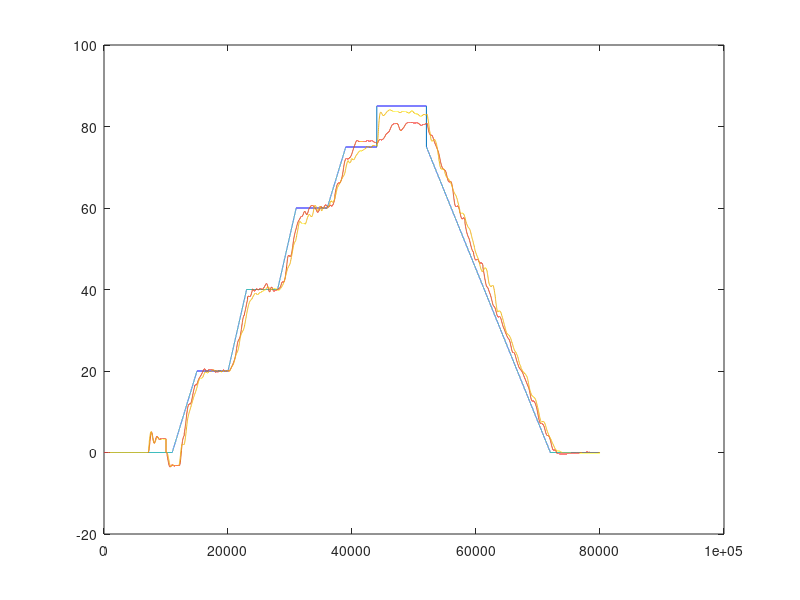

Write the MATLAB code that produced this figure.
clear all
load('resultados_gerais.mat')

% Visualizando as curvas
% plot(ref,'DisplayName','ref');hold on;plot(dados_renan_2,'DisplayName','dados_renan_2');plot(dados_renan_1,'DisplayName','dados_renan_1');plot(dados_peres_2,'DisplayName','dados_peres_2');plot(dados_peres_1,'DisplayName','dados_peres_1');plot(dados_pedros,'DisplayName','dados_pedros');plot(dados_emanuel_2,'DisplayName','dados_emanuel_2');plot(dados_emanuel_1,'DisplayName','dados_emanuel_1');hold off;

erro_total_emanuel_1 = norm(dados_emanuel_1 - ref);
erro_total_emanuel_2 = norm(dados_emanuel_2 - ref);

erro_total_renan_1 = norm(dados_renan_1-ref);
erro_total_renan_2 = norm(dados_renan_2-ref);

erro_total_peres_1 = norm(dados_peres_1 - ref);
erro_total_peres_2 = norm(dados_peres_2 - ref);

erro_total_pedros = norm(dados_pedros - ref);

% A partir disto, teríamos que os dados do grupo do Guilherme Peres seriam
% os melhores, porém analisaremos o sobressinal, que é maior que 10%
% portanto não satisfaz requisito.

[valor_maximo_peres, indice_peres] = max(dados_peres_2 - ref);
max_sobressinal_peres = valor_maximo_peres/ref(indice_peres);

[valor_maximo_renan, indice_renan] = max(dados_renan_2 - ref);
max_sobressinal_renan = valor_maximo_renan/ref(indice_renan);

[valor_maximo_emanuel, indice_emanuel] = max(dados_emanuel_2 - ref);
max_sobressinal_emanuel = valor_maximo_emanuel/ref(indice_emanuel);

[valor_maximo_pedros, indice_pedros] = max(dados_pedros - ref);
max_sobressinal_pedros = valor_maximo_pedros/ref(indice_pedros);

% Ainda que possua o menor sobressinal, qualitativamente o modelo dos dados
% em "dados_emanuel_2" não funcionam bem qualitativamente no último degrau aplicado, de
% forma que não pode ser o sistema adotado.

% comparativo entre o conjunto de controladores do dados_emanuel_2 e
% dados_pedros, nota-se que, embora o modelo que gera os dados_pedros nao 
% seja o melhor no geral, é o melhor modelo em todo o sistema, com menor
% sobressinal e mais proximidade com a entrada aplicada.
plot(ref,'DisplayName','ref');hold on;plot(dados_emanuel_2,'DisplayName','dados_emanuel_2');plot(dados_pedros,'DisplayName','dados_pedros');hold off;
